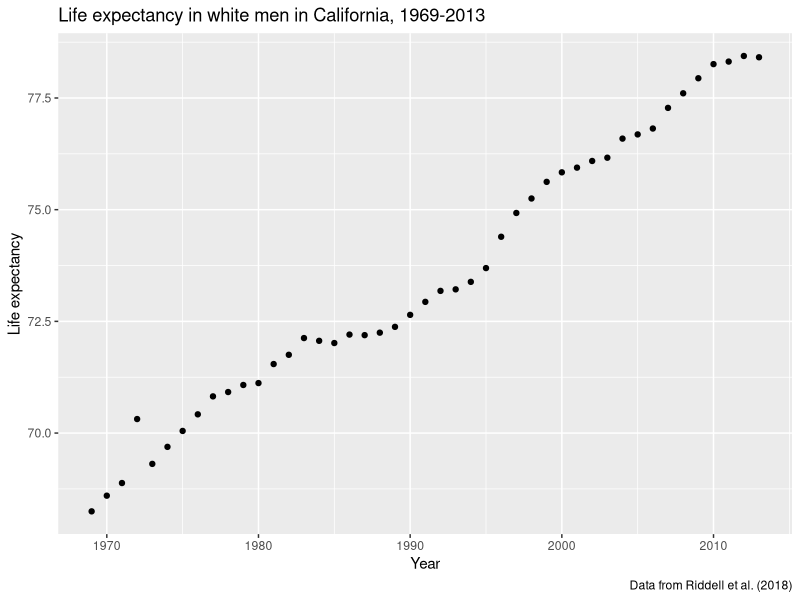
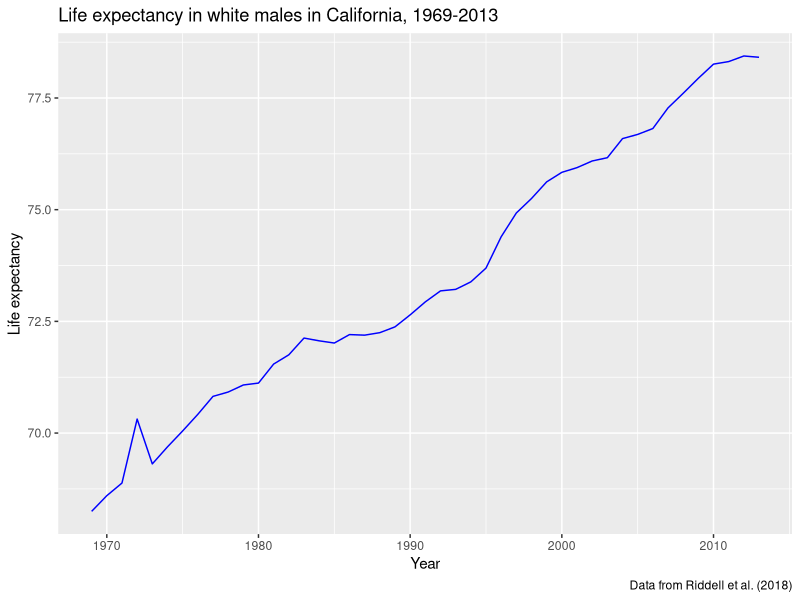
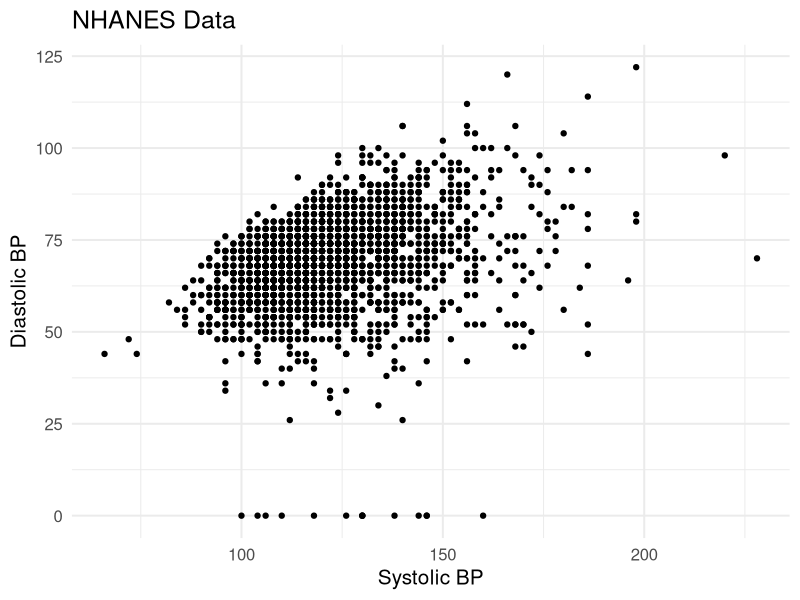
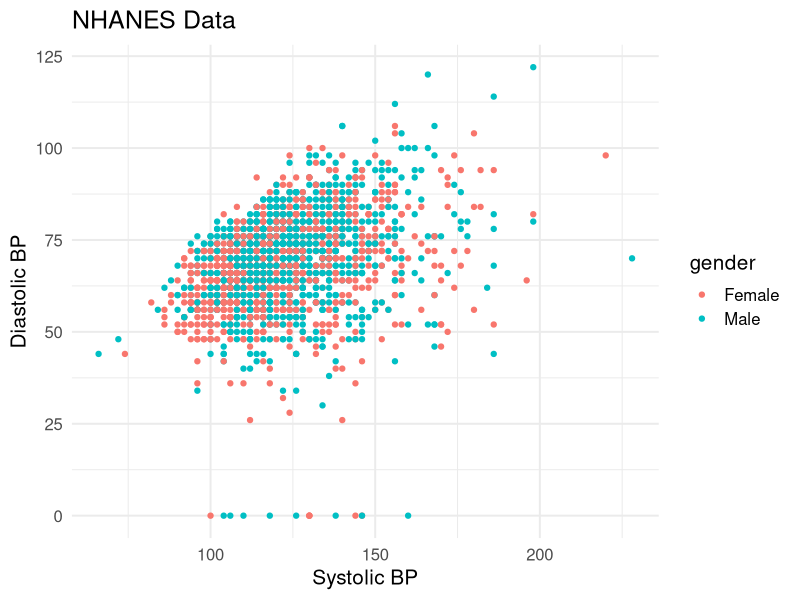
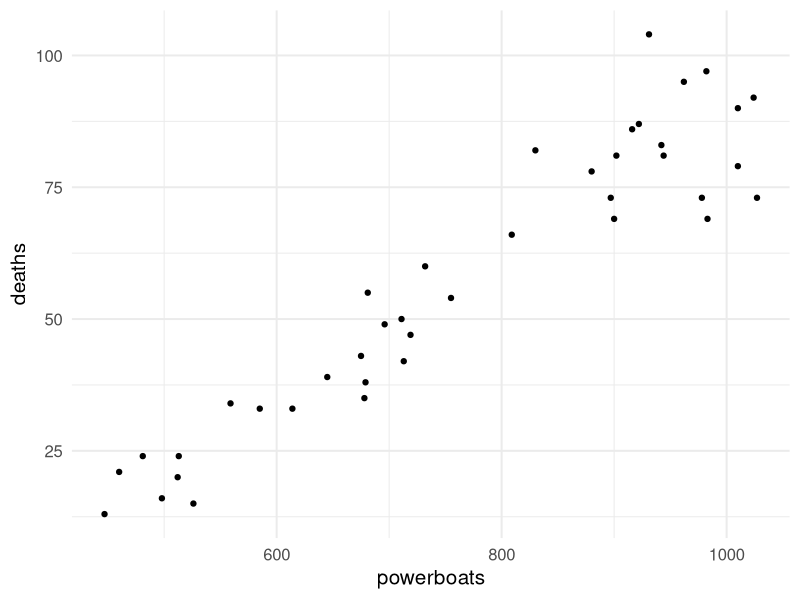
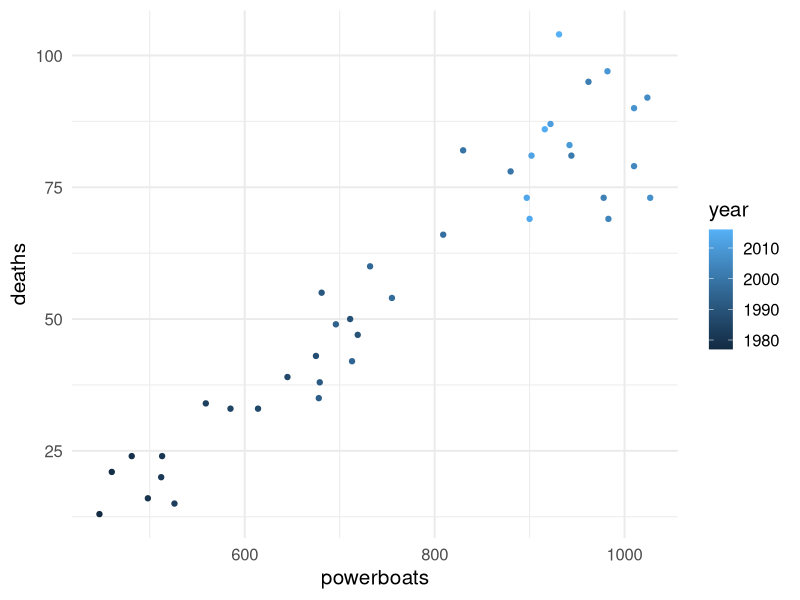
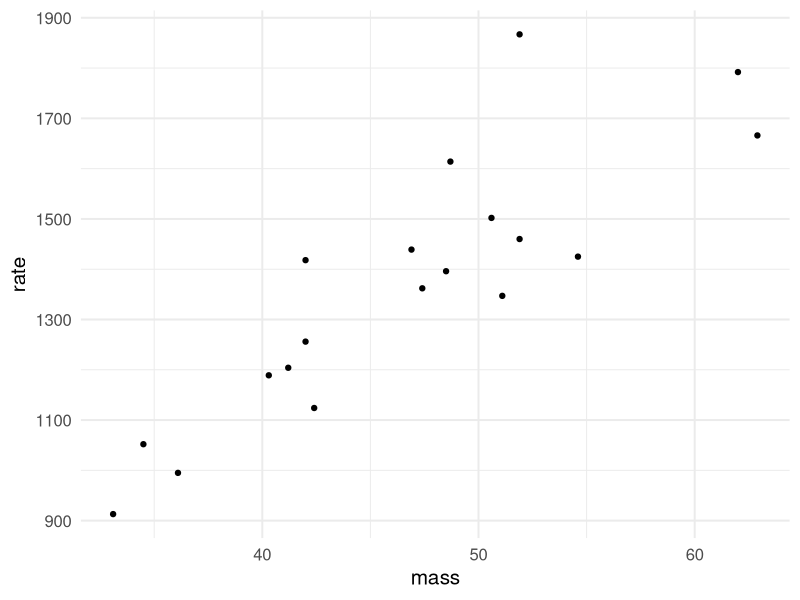
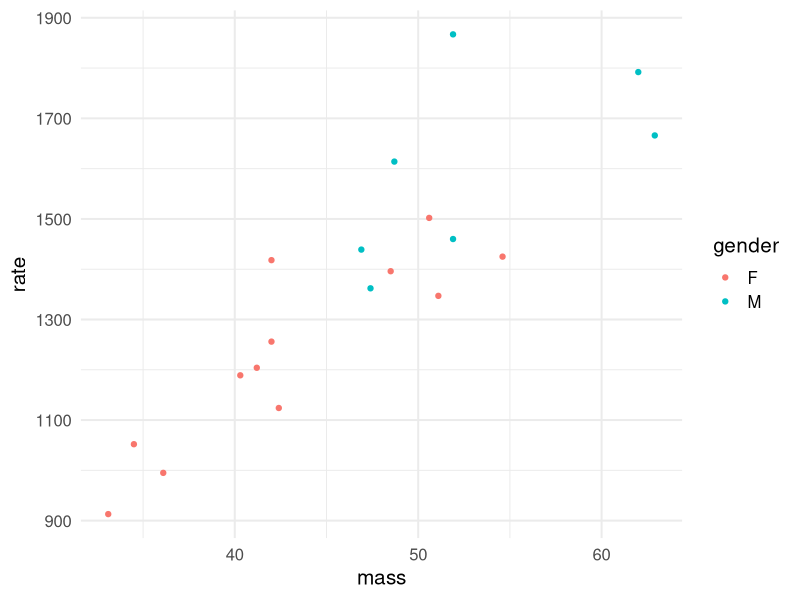

Recreate these plots in R, in order.
## ---- chunk 1
library(knitr) # for include_graphics() 
library(readr)
library(ggplot2)
library(dplyr)
## ---- chunk 2
library(dplyr)
le_data <- read_csv("Life-expectancy-by-state-long.csv")
## ---- chunk 3
wm_cali <- le_data %>% filter(state == "California", 
                              sex == "Male", 
                              race == "white")

#this is equivalent:
wm_cali <- le_data %>% filter(state == "California" & sex == "Male" & race == "white")
## ---- chunk 4
ggplot(data = wm_cali, aes(x = year, y = LE)) + geom_point() +
  labs(title = "Life expectancy in white men in California, 1969-2013",
       y = "Life expectancy", 
       x = "Year", 
       caption = "Data from Riddell et al. (2018)")
## ---- chunk 5
ggplot(data = wm_cali, aes(x = year, y = LE)) + geom_line(col = "blue") +
  labs(title = "Life expectancy in white males in California, 1969-2013",
       y = "Life expectancy", 
       x = "Year", 
       caption = "Data from Riddell et al. (2018)")
## ---- chunk 6
nhanes_dataNA <- read_csv("nhanes.csv")
nhanes_data<-nhanes_dataNA[rowSums(is.na(nhanes_dataNA[ , 15:18])) == 0, ]
names(nhanes_data)
## ---- chunk 7
nhanes_scatter <- ggplot(data = nhanes_data, aes(x = bpxsy1, y = bpxdi1)) + 
  geom_point(na.rm=TRUE) + theme_minimal(base_size = 15)+
  labs(x = "Systolic BP", 
       y = "Diastolic BP",
       title = "NHANES Data")
## ---- chunk 8
nhanes_scatter

## ---- chunk 9
nhanes_scatter <- ggplot(data = nhanes_data, aes(x = bpxsy1, y = bpxdi1)) + 
  geom_point(aes(col=gender),na.rm=TRUE) + theme_minimal(base_size = 15)+
  labs(x = "Systolic BP", 
       y = "Diastolic BP",
       title = "NHANES Data")
## ---- chunk 10
nhanes_scatter

## ---- chunk 11
mana_data <- read_csv("Ch03_Manatee-deaths.csv")
head(mana_data)
## ---- chunk 12
mana_scatter <- ggplot(data = mana_data, aes(x = powerboats, y = deaths)) + 
  geom_point() + theme_minimal(base_size = 15)
## ---- chunk 13
mana_scatter
## ---- chunk 14
mana_scatter <- ggplot(data = mana_data, aes(x = powerboats, y = deaths)) + 
  geom_point(aes(col=year)) + theme_minimal(base_size = 15)
## ---- chunk 15
mana_scatter
## ---- chunk 16
# Note: you won't be tested on writing code using tibble::tribble()
# Do be able to look at the code and recognize that it is creating a data set

weight_data <- tibble::tribble(
  ~subject, ~gender, ~mass, ~rate,
  1, "M", 62.0, 1792,
  2, "M", 62.9, 1666,
  3, "F", 36.1, 995, 
  4, "F", 54.6, 1425, 
  5, "F", 48.5, 1396, 
  6, "F", 42.0, 1418, 
  7, "M", 47.4, 1362, 
  8, "F", 50.6, 1502,
  9, "F", 42.0, 1256, 
  10, "M", 48.7, 1614,
  11, "F", 40.3, 1189,
  12, "F", 33.1, 913,
  13, "M", 51.9, 1460,
  14, "F", 42.4, 1124,
  15, "F", 34.5, 1052,
  16, "F", 51.1, 1347,
  17, "F", 41.2, 1204,
  18, "M", 51.9, 1867,
  19, "M", 46.9, 1439
)
## ---- chunk 17
weight_scatter <- ggplot(weight_data, aes(x = mass, y = rate)) +
  geom_point() + 
  theme_minimal(base_size = 15)
## ---- chunk 18
weight_scatter
## ---- chunk 19
weight_scatter <- ggplot(weight_data, aes(x = mass, y = rate)) +
  geom_point(aes(col=gender)) + 
  theme_minimal(base_size = 15)
## ---- chunk 20
weight_scatter
## ---- chunk 21
weight_scatter <- ggplot(weight_data, aes(x = mass, y = rate)) +
  geom_point(aes(col=gender)) + 
  theme_minimal(base_size = 15)+
  facet_wrap(~ gender)
## ---- chunk 22
weight_scatter
## ---- chunk 23
# Note: you do not need to understand any of the code in this chunk 
# just focus on the description of what I am trying to show you in lecture.

x <- 1:20
y <- 2 * x + 3 + rnorm(20, 0, 9)
corr_data <- data.frame(x, y)

corr.plot <- ggplot(corr_data, aes(x,y)) + 
  geom_text(aes(x = 5, y = 35), label = 1, size = 60, col = "cadetblue1") +
  geom_text(aes(x = 15, y = 35), label = 2, size = 60, col = "cadetblue1") +
  geom_text(aes(x = 5, y = 10), label = 3, size = 60, col = "cadetblue1") +
  geom_text(aes(x = 15, y = 10), label = 4, size = 60, col = "cadetblue1") +
  geom_point() + 
  geom_hline(yintercept = mean(y), lty = 2) +
  geom_vline(xintercept = mean(x), lty = 2) + 
  theme_minimal(base_size = 15) 

corr.plot
## ---- chunk 24
# Note: you do not need to understand any of the code in this chunk 
library(MASS)
library(patchwork) 
set.seed(123)

cor_100 <- as.data.frame(mvrnorm(100, mu = c(0,0), 
                     Sigma = matrix(c(1 ,1, 1, 1), ncol = 2), 
                     empirical = TRUE))

cor_70 <- as.data.frame(mvrnorm(100, mu = c(0,0), 
                     Sigma = matrix(c(1,0.7,0.7,1), ncol = 2), 
                     empirical = TRUE))

cor_30 <- as.data.frame(mvrnorm(100, mu = c(0,0), 
                     Sigma = matrix(c(1,0.3,0.3,1), ncol = 2), 
                     empirical = TRUE))

cor_n10 <- as.data.frame(mvrnorm(100, mu = c(0,0), 
                     Sigma = matrix(c(1,-0.1,-0.1,1), ncol = 2), 
                     empirical = TRUE))

cor_n40 <- as.data.frame(mvrnorm(100, mu = c(0,0), 
                     Sigma = matrix(c(1,-0.4,-0.4,1), ncol = 2), 
                     empirical = TRUE))

cor_n100 <- as.data.frame(mvrnorm(100, mu = c(0,0), 
                     Sigma = matrix(c(1,-1,-1,1), ncol = 2), 
                     empirical = TRUE))

cor_100_plot <- ggplot(cor_100, aes(V1, V2)) + geom_point() + 
  labs(title = "Correlation = 1", y = "y", x = "x") + 
  geom_hline(yintercept = mean(cor_100$V2), lty = 2) + 
  geom_vline(xintercept = mean(cor_100$V1), lty = 2) + 
  theme_minimal(base_size = 15) 

cor_70_plot <- ggplot(cor_70, aes(V1, V2)) + geom_point() + 
  labs(title = "Correlation = 0.7", y = "y", x = "x") + 
  geom_hline(yintercept = mean(cor_70$V2), lty = 2) + 
  geom_vline(xintercept = mean(cor_70$V1), lty = 2) + 
  theme_minimal(base_size = 15)

cor_30_plot <- ggplot(cor_30, aes(V1, V2)) + geom_point() + 
  labs(title = "Correlation = 0.3", y = "y", x = "x") + 
  geom_hline(yintercept = mean(cor_30$V2), lty = 2) + 
  geom_vline(xintercept = mean(cor_30$V1), lty = 2) + 
  theme_minimal(base_size = 15)

cor_n10_plot <- ggplot(cor_n10, aes(V1, V2)) + geom_point() + 
  labs(title = "Correlation = -0.1", y = "y", x = "x") +
  geom_hline(yintercept = mean(cor_n10$V2), lty = 2) + 
  geom_vline(xintercept = mean(cor_n10$V1), lty = 2) + 
  theme_minimal(base_size = 15)

cor_n40_plot <- ggplot(cor_n40, aes(V1, V2)) + geom_point() + 
  labs(title = "Correlation = -0.4", y = "y", x = "x") +
  geom_hline(yintercept = mean(cor_n40$V2), lty = 2) + 
  geom_vline(xintercept = mean(cor_n40$V1), lty = 2) + 
  theme_minimal(base_size = 15)

cor_n100_plot <- ggplot(cor_n100, aes(V1, V2)) + geom_point() + 
  labs(title = "Correlation = -1", y = "y", x = "x") +
  geom_hline(yintercept = mean(cor_n100$V2), lty = 2) + 
  geom_vline(xintercept = mean(cor_n100$V1), lty = 2) + 
  theme_minimal(base_size = 15)

cor_100_plot + cor_70_plot + cor_30_plot + 
cor_n10_plot + cor_n40_plot + cor_n100_plot 
## ---- chunk 25
mana_scatter + weight_scatter + plot_layout() # you don't need to know the plot_layout() function
## ---- chunk 26
mana_cor <- mana_data %>% 
  summarize(corr_mana = cor(powerboats, deaths))
mana_cor
## ---- chunk 27
weight_cor <- weight_data %>% 
  summarize(corr_weight = cor(mass, rate))
weight_cor
## ---- chunk 28
nhanes_scatter 
## ---- chunk 29
bp_cor <- nhanes_data %>% 
  summarize(corrbp = cor(bpxsy1, bpxdi1))
bp_cor
## ---- chunk 30
#students, you don't need to know the code in this chunk
weight_data_outliers <- tibble::tribble(
  ~subject, ~gender, ~mass, ~rate,
  20, "M", 62.0, 1213,
  21, "M", 55.9, 1150
  )

weight_data_and_out <- dplyr::full_join(weight_data, weight_data_outliers)
## ---- chunk 31
library(glue) #students, don't need to understand the use of glue here or below to make the label.

weight_cor_out <- weight_data_and_out %>% summarize(corr_out = cor(mass, rate))

weight_scatter_out <- ggplot(weight_data_and_out, aes(x = mass, y = rate)) + 
  geom_point(aes(col = subject >= 20)) +
  scale_color_manual(values = c("black", "red"), guide = FALSE) +
  theme_minimal(base_size = 15) +
  geom_text(x = 37, y = 1750, 
            label = glue("r = {round(weight_cor_out$corr_out, 2)}"), 
            check_overlap = T)

weight_scatter <- weight_scatter + 
  geom_text(x = 37, y = 1750, 
            label = glue("r = {round(weight_cor$corr_weight, 2)}"), 
            check_overlap = T)

weight_scatter + weight_scatter_out + plot_layout()
## ---- chunk 32
# Example data from 3.8 in Baldi and Moore (page 81 of 4th ed)
# students don't need to know this code, just pay attention to what I say about the plot
# and the correlation of mean scores vs. individual scores

distress_score <- c(rnorm(26, mean = 3.3, sd = 0.25), 
                    rnorm(26, mean = 3.1, sd = 0.25),
                    rnorm(26, mean = 2.9, sd = 0.25),
                    rnorm(26, mean = 2.6, sd = 0.25))

ID <- rep(1:26, 4)

time_since_breakup <- c(rep(0, 26), rep(2, 26), rep(6, 26), rep(10, 26))

breakup_data <- data.frame(ID, time_since_breakup, distress_score)

corr_raw <- breakup_data %>% summarize(corr = cor(time_since_breakup, distress_score))

mean_scores <- breakup_data %>% 
  group_by(time_since_breakup) %>%
  summarize(mean_distress_per_week = mean(distress_score))

corr_means <- mean_scores %>% 
  summarize(corr_with_means = cor(time_since_breakup, mean_distress_per_week))

ggplot(breakup_data, aes(x = time_since_breakup, y = distress_score)) + 
  geom_point(pch = 4, aes(col = "individuals")) +
  geom_point(data = mean_scores, aes(y = mean_distress_per_week, col = "mean"), size = 3) +
  theme_minimal(base_size = 15) +
  theme(legend.title = element_blank()) +
  geom_text(x = 8, y = 3.5, label = glue("Corr. of raw data = {round(corr_raw$corr, 2)}"), check_overlap = T) +
  geom_text(x = 8, y = 3.25, label = glue("Corr. of means = {round(corr_means$corr_with_means, 2)}"), check_overlap = T) +
  labs(x = "Time since breakup", y = "Distress score")
